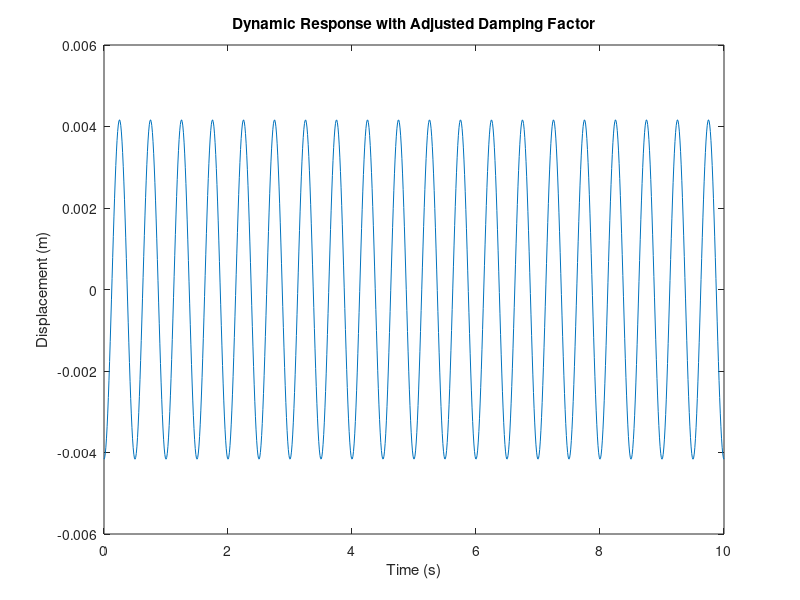

Write the MATLAB code that produced this figure.
function adjusted_damping()
    % Define the given parameters
    M = 1000; % Mass of the structure in kg
    m = 75; % Mass of the person in kg
    alpha = 0.3; % Proportionality constant
    delta = 0.05; % Static displacement in meters
    c = 2500; % Damping coefficient in Ns/m
    g = 9.81; % Acceleration due to gravity in m/s^2
    f = 2; % Frequency of the football chant in Hz

    % Calculate the stiffness, natural frequency, and angular frequency
    k = (M + m) * g / delta;
    wn = sqrt(k / M);
    w = 2 * pi * f;

    % Calculate the new damping ratio
    X_max = 1.5e-3; % Maximum allowed amplitude in meters
    zeta_min = (1 / (2 * wn * w)) * sqrt(((m * alpha * g)^2 / (X_max^2)) - (k - 4 * pi^2 * f^2 * M)^2);

    % Calculate the new damping coefficient
    c_new = 2 * zeta_min * sqrt(M * k);

    % Calculate the new amplitude
    X_new_zeta = amplitude(m, alpha, g, k, w, M);

    % Calculate the new phase angle
    phi_new_zeta = atan((2 * zeta_min * wn * w) / (wn^2 - w^2));

    % Calculate the new steady-state response
    t = linspace(0, 10, 1000);
    x_ss_new_zeta = X_new_zeta * sin(w * t - phi_new_zeta);

    % Plot the dynamic response of the adjusted structure
    figure;
    plot(t, x_ss_new_zeta);
    xlabel('Time (s)');
    ylabel('Displacement (m)');
    title('Dynamic Response with Adjusted Damping Factor');
end

function X = amplitude(m, alpha, g, k, w, M)
    X = (m * alpha * g) / (k - (w^2 * M));
end
